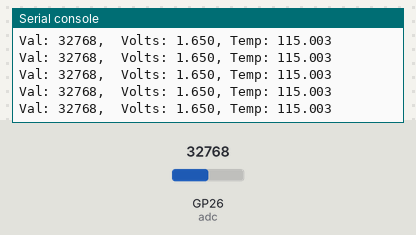
A program run on a simulated Raspberry Pi Pico running MicroPython. On the bench: the last lines printed to the serial console. Inputs (shaded band) come from the test bench; at power-on: GP26 (adc) = 32768 (analog values on the 0–65535 scale).

Above: at 1.2 s.
1.3 s: GP26 (adc) set to 7864
At 1.31 s:
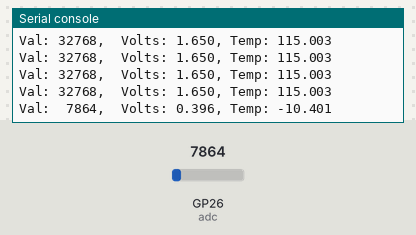
2.8 s: GP26 (adc) set to 0
At 2.82 s:
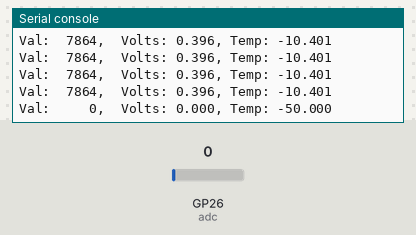

The program:

i09_tmp36.py
```python
""" i09_ldr.py - ARDBASE mini lab - read the TMP36 analog sensor temperature

	Code is the same for Pico and PYBStick-RP2040

* Author(s): Meurisse D., MCHobby (shop.mchobby.be).

Products:
---> Kit Soudure ARDBASE : https://shop.mchobby.be/product.php?id_product=1124
---> Raspberry-Pi PICO   : https://shop.mchobby.be/product.php?id_product=2025
---> PYBStick-RP2040     : https://shop.mchobby.be/product.php?id_product=2331
------------------------------------------------------------------------

History:
  03 february 2022 - Dominique - initial MicroPython writing
"""

from machine import Pin, ADC
import time

adc = ADC( 0 ) # ADC(0) on GPIO26

while True:
	# Return a value between 0 & 65535
	val = adc.read_u16()
	volts = 3.3 * val / 65535
	# convert voltage to temperature
	temp = (volts-0.5)*100
	print( 'Val: %5i,  Volts: %5.3f, Temp: %5.3f' % (val,volts,temp) )
	time.sleep_ms( 100 )
```

Measured:
- after the input at 1.3 s, the serial console: prints a new line at once (image 1)
- after the input at 2.8 s, the serial console: prints a new line at once (image 2)
